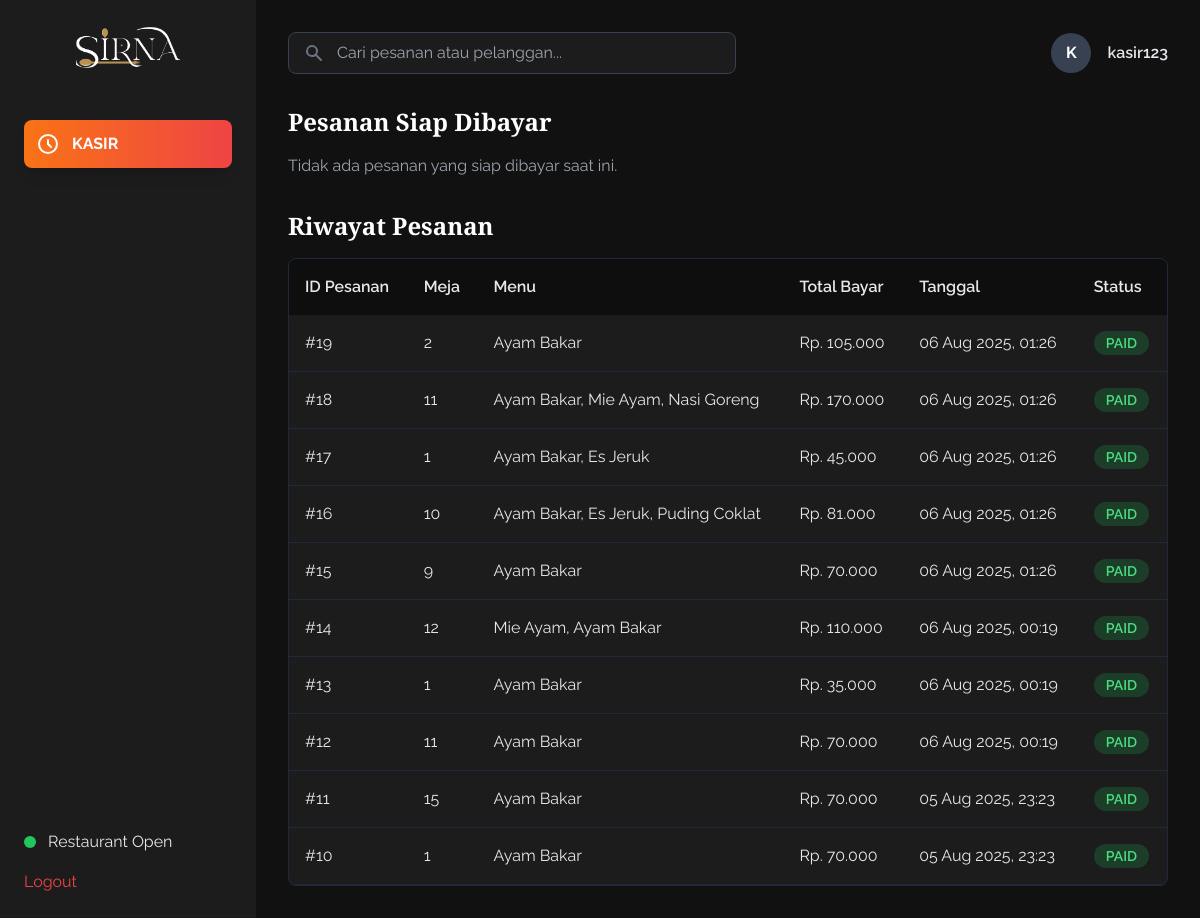
Page /admin/kasir_dashboard.php (signed in) on the committed database.
### tables this page shows
CREATE TABLE `transaksi` (
  `id_transaksi` int(11) NOT NULL,
  `id_pesanan` int(11) NOT NULL,
  `id_pegawai` int(11) NOT NULL COMMENT 'ID kasir yang memproses',
  `tgl_transaksi` timestamp NOT NULL DEFAULT current_timestamp(),
  `total_bayar` decimal(10,2) NOT NULL,
  `metode_bayar` enum('cash','card','qris') NOT NULL
);

CREATE TABLE `pesanan` (
  `id_pesanan` int(11) NOT NULL,
  `nomor_meja` int(11) NOT NULL,
  `id_pegawai` int(11) NOT NULL COMMENT 'ID pelayan yang membuat pesanan',
  `tgl_pesanan` timestamp NOT NULL DEFAULT current_timestamp(),
  `status` enum('pending','completed','paid') NOT NULL DEFAULT 'pending'
);

### admin/kasir_dashboard.php (the view, shortened to what this page needs)
<?php
require_once '../core/database.php';
$username = $_SESSION['username'];
$user_initial = strtoupper(substr($username, 0, 1));
try {
    $sql_completed = "
        SELECT
            p.id_pesanan, p.tgl_pesanan, p.nomor_meja,
            SUM(m.harga_menu * dp.kuantitas) as total_harga
        FROM pesanan p
        JOIN detail_pesanan dp ON p.id_pesanan = dp.id_pesanan
        JOIN menu m ON dp.kode_menu = m.kode_menu
        WHERE p.status = 'completed'
        GROUP BY p.id_pesanan
        ORDER BY p.tgl_pesanan ASC
    ";
    $completed_orders = $pdo->query($sql_completed)->fetchAll(PDO::FETCH_ASSOC);
    $sql_history = "
        SELECT
            t.id_transaksi, p.id_pesanan, p.nomor_meja, t.tgl_transaksi, t.total_bayar, t.metode_bayar,
            (SELECT GROUP_CONCAT(m.nama_menu SEPARATOR ', ') FROM detail_pesanan dp JOIN menu m ON dp.kode_menu = m.kode_menu WHERE dp.id_pesanan = p.id_pesanan) as menu_items,
            'PAID' as status
        FROM transaksi t
        JOIN pesanan p ON t.id_pesanan = p.id_pesanan
        ORDER BY t.tgl_transaksi DESC
        LIMIT 10
    ";
    $history_orders = $pdo->query($sql_history)->fetchAll(PDO::FETCH_ASSOC);
} catch (PDOException $e) {
    die("Error fetching data: " . $e->getMessage());
}
?>
<!DOCTYPE html>
<html lang="id">
<head>
    <script src="https://cdn.tailwindcss.com"></script>
</head>
<body class="bg-[#111111]">
    <div class="flex h-screen text-gray-200">
        <aside class="w-64 flex-shrink-0 bg-[#1C1C1C] p-6 flex flex-col justify-between">
            <div>
                <div class="mb-12">
                     <img src="../assets/images/sirna.logo.png" alt="Logo SIRNA" class="w-full h-12 object-contain" onerror="this.onerror=null;this.src='https://placehold.co/320x80/1C1C1C/ffffff?text=SIRNA&font=playfairdisplay';">
                </div>
                <nav>
                    <ul>
                        <li class="mb-4">
                            <a href="#" class="flex items-center p-3 rounded-lg bg-gradient-to-r from-orange-500 to-red-500 text-white font-bold shadow-lg">
                                <svg xmlns="http://www.w3.org/2000/svg" class="h-6 w-6 mr-3" fill="none" viewBox="0 0 24 24" stroke="currentColor"><path stroke-linecap="round" stroke-linejoin="round" stroke-width="2" d="M12 8v4l3 3m6-3a9 9 0 11-18 0 9 9 0 0118 0z" /></svg>
                                KASIR
                            </a>
                        </li>
                    </ul>
                </nav>
            </div>
            <div>
                <div class="flex items-center mb-4"><span class="h-3 w-3 bg-green-500 rounded-full mr-3 animate-pulse"></span><span>Restaurant Open</span></div>
                <a href="logout.php" class="text-red-500 hover:underline">Logout</a>
            </div>
        </aside>
        <main class="flex-1 p-8 overflow-y-auto">
            <header class="flex justify-between items-center mb-8">
                <div class="relative w-full max-w-md">
                    <span class="absolute left-4 top-1/2 -translate-y-1/2 text-gray-500"><svg xmlns="http://www.w3.org/2000/svg" class="h-5 w-5" viewBox="0 0 20 20" fill="currentColor"><path fill-rule="evenodd" d="M8 4a4 4 0 100 8 4 4 0 000-8zM2 8a6 6 0 1110.89 3.476l4.817 4.817a1 1 0 01-1.414 1.414l-4.816-4.816A6 6 0 012 8z" clip-rule="evenodd" /></svg></span>
                    <input type="text" placeholder="Cari pesanan atau pelanggan..." class="w-full bg-[#1C1C1C] border border-gray-700 rounded-lg py-2 pl-12 pr-4 focus:outline-none focus:ring-2 focus:ring-[#FFA114]">
                </div>
                <div class="flex items-center">
                    <div class="w-10 h-10 rounded-full bg-gray-700 flex items-center justify-center font-bold text-white mr-4"><?= $user_initial ?></div>
                    <div><span class="font-semibold"><?= htmlspecialchars($username) ?></span></div>
                </div>
            </header>
            <section id="kasir-section" class="mb-8">
                <h2 class="font-playfair text-2xl font-bold text-white mb-4">Pesanan Siap Dibayar</h2>
                <div id="completed-orders-list" class="space-y-4">
                    <?php if (empty($completed_orders)): ?>
                        <p class="text-gray-400">Tidak ada pesanan yang siap dibayar saat ini.</p>
                    <?php endif; ?>
                </div>
            </section>
            <section>
                <h2 class="font-playfair text-2xl font-bold text-white mb-4">Riwayat Pesanan</h2>
                <div class="bg-[#1C1C1C] rounded-lg overflow-hidden border border-gray-800">
                    <table class="w-full text-left">
                        <thead class="bg-black/50">
                            <tr>
                                <th class="p-4 font-semibold">ID Pesanan</th>
                                <th class="p-4 font-semibold">Meja</th>
                                <th class="p-4 font-semibold">Menu</th>
                                <th class="p-4 font-semibold">Total Bayar</th>
                                <th class="p-4 font-semibold">Tanggal</th>
                                <th class="p-4 font-semibold">Status</th>
                            </tr>
                        </thead>
                        <tbody>
                            <?php if (empty($history_orders)): ?>
                                <tr><td colspan="6" class="p-4 text-center text-gray-500">Belum ada riwayat transaksi.</td></tr>
                            <?php else: ?>
                                <?php foreach ($history_orders as $history): ?>
                                <tr class="border-b border-gray-800">
                                    <td class="p-4">#<?= $history['id_pesanan'] ?></td>
                                    <td class="p-4"><?= htmlspecialchars($history['nomor_meja']) ?></td>
                                    <td class="p-4"><?= htmlspecialchars($history['menu_items']) ?></td>
                                    <td class="p-4">Rp. <?= number_format($history['total_bayar'], 0, ',', '.') ?></td>
                                    <td class="p-4"><?= date('d M Y, H:i', strtotime($history['tgl_transaksi'])) ?></td>
                                    <td class="p-4"><span class="px-3 py-1 text-sm font-semibold rounded-full bg-green-500/20 text-green-400">PAID</span></td>
                                </tr>
                                <?php endforeach; ?>
                            <?php endif; ?>
                        </tbody>
                    </table>
                </div>
            </section>
        </main>
    </div>
</body>
</html>

### admin/kasir_dashboard.php (style rules this page uses)
body { font-family: 'Raleway', sans-serif; background-color: #111111; }
.font-playfair { font-family: 'Playfair Display', serif; }

### rows in the picture
transaksi: id_pesanan.id_pesanan "19", id_pesanan.nomor_meja "2", menu_items "Ayam Bakar", total_bayar "105.000", tgl_transaksi "06 Aug 2025, 01:26"
transaksi: id_pesanan.id_pesanan "18", id_pesanan.nomor_meja "11", menu_items "Ayam Bakar, Mie Ayam, Nasi Goreng", total_bayar "170.000", tgl_transaksi "06 Aug 2025, 01:26"
transaksi: id_pesanan.id_pesanan "17", id_pesanan.nomor_meja "1", menu_items "Ayam Bakar, Es Jeruk", total_bayar "45.000", tgl_transaksi "06 Aug 2025, 01:26"
transaksi: id_pesanan.id_pesanan "16", id_pesanan.nomor_meja "10", menu_items "Ayam Bakar, Es Jeruk, Puding Coklat", total_bayar "81.000", tgl_transaksi "06 Aug 2025, 01:26"
transaksi: id_pesanan.id_pesanan "15", id_pesanan.nomor_meja "9", menu_items "Ayam Bakar", total_bayar "70.000", tgl_transaksi "06 Aug 2025, 01:26"
transaksi: id_pesanan.id_pesanan "14", id_pesanan.nomor_meja "12", menu_items "Mie Ayam, Ayam Bakar", total_bayar "110.000", tgl_transaksi "06 Aug 2025, 00:19"
transaksi: id_pesanan.id_pesanan "13", id_pesanan.nomor_meja "1", menu_items "Ayam Bakar", total_bayar "35.000", tgl_transaksi "06 Aug 2025, 00:19"
transaksi: id_pesanan.id_pesanan "12", id_pesanan.nomor_meja "11", menu_items "Ayam Bakar", total_bayar "70.000", tgl_transaksi "06 Aug 2025, 00:19"
transaksi: id_pesanan.id_pesanan "11", id_pesanan.nomor_meja "15", menu_items "Ayam Bakar", total_bayar "70.000", tgl_transaksi "05 Aug 2025, 23:23"
transaksi: id_pesanan.id_pesanan "10", id_pesanan.nomor_meja "1", menu_items "Ayam Bakar", total_bayar "70.000", tgl_transaksi "05 Aug 2025, 23:23"

### other values in the picture
$user_initial "K"
$username "kasir123"
